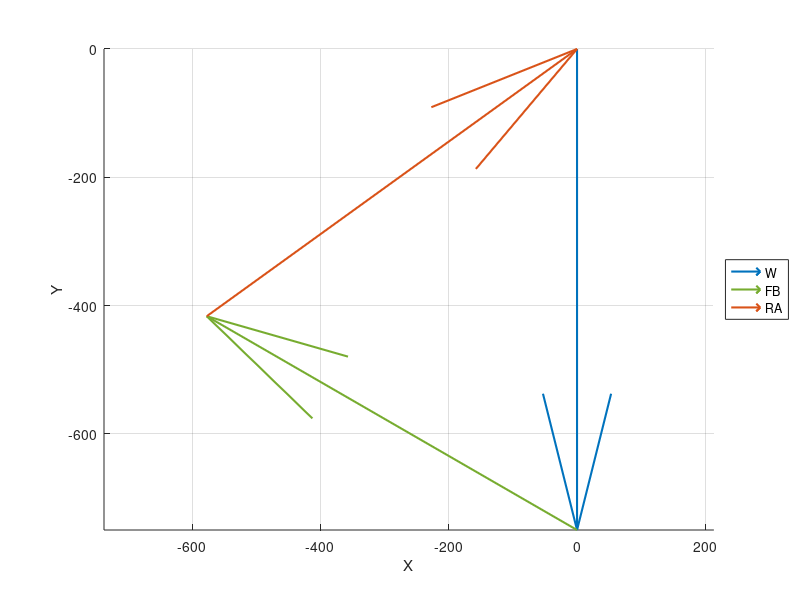
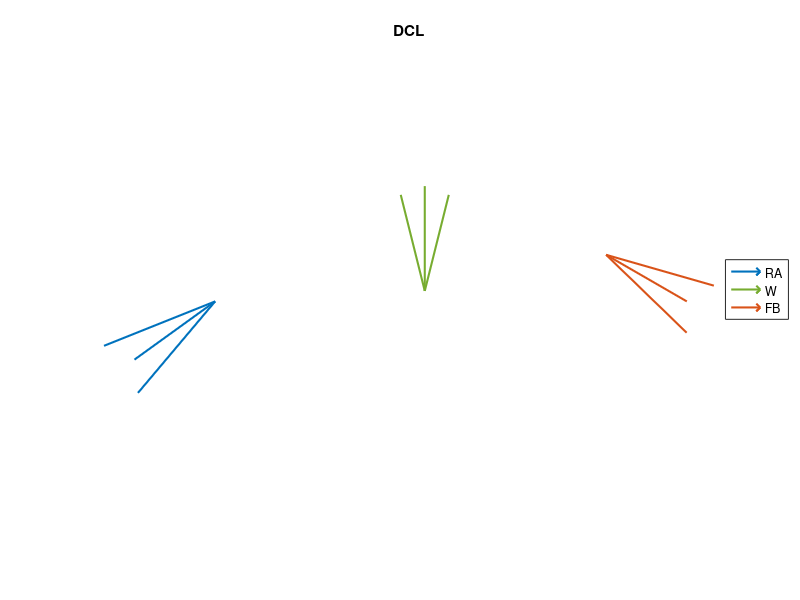

Here is the MATLAB script that generated these plots, in order: (Note: this script raises an error after producing the figures.)
function U3_problema12
% ME3130: Mecánica Estática
% Departamento de Ingeniería Mecánica
% Universidad de Chile
%
% Profesor : A. Ortiz Bernardin
% E-mail   : aortizb@uchile.cl
% Web      : https://camlab.cl/alejandro/

  clc
  close all
  clear all

  %% datos
  w = 500;
  L1 = 3; % tramo viga AB
  L2 = 3; % tramo viga AB
  L3 = 3; % tramo viga AB
  beta = 30; % ángulo inclinación barra BC

  %% carga distribuida
  W_mag = w*L2/2;
  a = L2/3; % posición de W con respecto al extremo izquierdo de la carga distribuida

  %% cálculos a partir del diagrama de cuerpo libre de la viga AB
  d1 = 4; % distancia desde punto A a punto de aplicación de W
  d2 = 5; % distancia desde punto de aplicación de W a punto B
  h = d2*tan(beta*pi/180); % distancia perpendicular desde viga AB al punto de 
                           % concurrencia de las 3 fuerzas
  alpha = atan(h/d1)*180/pi; % ángulo de inclinación reacción en punto A

  %% cálculo de RA y FB por método gráfico
  FB_mag = W_mag*sin((180-90-alpha)*pi/180)/sin((beta+alpha)*pi/180);
  RA_mag = FB_mag*cos(beta*pi/180)/sin((180-90-alpha)*pi/180);

  %% ploteo del polígono de fuerzas

  % definición de vectores
  RA = [RA_mag*cos(alpha*pi/180), RA_mag*sin(alpha*pi/180), 0]; % vector RA
  FB = [-FB_mag*cos(beta*pi/180), FB_mag*sin(beta*pi/180), 0]; % vector RA  
  W = [0, -W_mag, 0]; % vector W

  % ploteo de vectores
  figure;
  x0 = [0,0,0]; % origen del vector
  plotvec3d(x0,W,'LineWidth',1.5,'MaxHeadSize',0.17); % plotea vector W
  hold on; % mantiene la figura para seguir ploteando sobre ella
  view(2); % vista 2D por defecto
  %
  x0 = W;
  plotvec3d(x0,FB,'LineWidth',1.5,'MaxHeadSize',0.2); % plotea vector FB
  %
  x0 = W+FB;
  plotvec3d(x0,RA,'LineWidth',1.5,'MaxHeadSize',0.2); % plotea vector RA
  legend('W','FB','RA','Location','eastoutside');

  % ploteo del DCL de la viga AB
  figure;
  scal = 2/max([norm(RA),norm(FB),norm(W)]); % parámetro de escalamiento
  x0 = -scal*RA; % origen del vector
  x0 = [x0(1), x0(2)+d1*0.1/2, x0(3)];
  plotvec3d(x0,scal*RA,'LineWidth',1.5,'MaxHeadSize',0.7); % plotea vector RA
  axis('off');
  hold on; % mantiene la figura para seguir ploteando sobre ella
  view(2); % vista 2D por defecto 
  %
  x0 = [d1,scal*W_mag+d1*0.1,0];
  plotvec3d(x0,scal*W,'LineWidth',1.5,'MaxHeadSize',0.55); % plotea vector W
  %
  x0 = [d1+d2,d1*0.1/2,0];
  plotvec3d(x0,scal*FB,'LineWidth',1.5,'MaxHeadSize',0.7); % plotea vector FB  
  legend('RA','W','FB','Location','eastoutside');  
  title('DCL');
  ax = gca;
  ax.TitleHorizontalAlignment = 'left';
  %
  x = [0,d1+d2,d1+d2,0,0];
  y = [0,0,d1*0.1,d1*0.1,0];
  plt = plot(x,y,'LineWidth',1,'Color','k');
  plt.Annotation.LegendInformation.IconDisplayStyle = 'off'; % ignora plt en la leyenda

  % colorea el area del rectángulo formado por los arreglos x e y
  plt2 = fill(x,y,'k','FaceAlpha',0.1);
  plt2.Annotation.LegendInformation.IconDisplayStyle = 'off'; % ignora plt2 en la leyenda

  % impresión de resultados
  fprintf('FB = [%f, %f, %f] lbf.\n',FB);  
  fprintf('||FB|| = norm(FB) = %f lbf.\n',norm(FB));   
  fprintf('RA = [%f, %f, %f] lbf.\n',RA);  
  fprintf('||RA|| = norm(RA) = %f lbf.\n',norm(RA));
  
end

function plotvec3d(x0,dx,LineWidthStr,LineWidthVal,MaxHeadSizeStr,MaxHeadSizeVal)
  if length(x0)~=3 || length(dx)~=3
    error('x0 y dx deben ser arreglos de dimension 3'); 
  end
  quiver3(x0(1),x0(2),x0(3),dx(1),dx(2),dx(3),'off',...
          LineWidthStr,LineWidthVal,MaxHeadSizeStr,MaxHeadSizeVal);

  xlabel('X');
  ylabel('Y');
  zlabel('Z');
  axis equal;  
end


